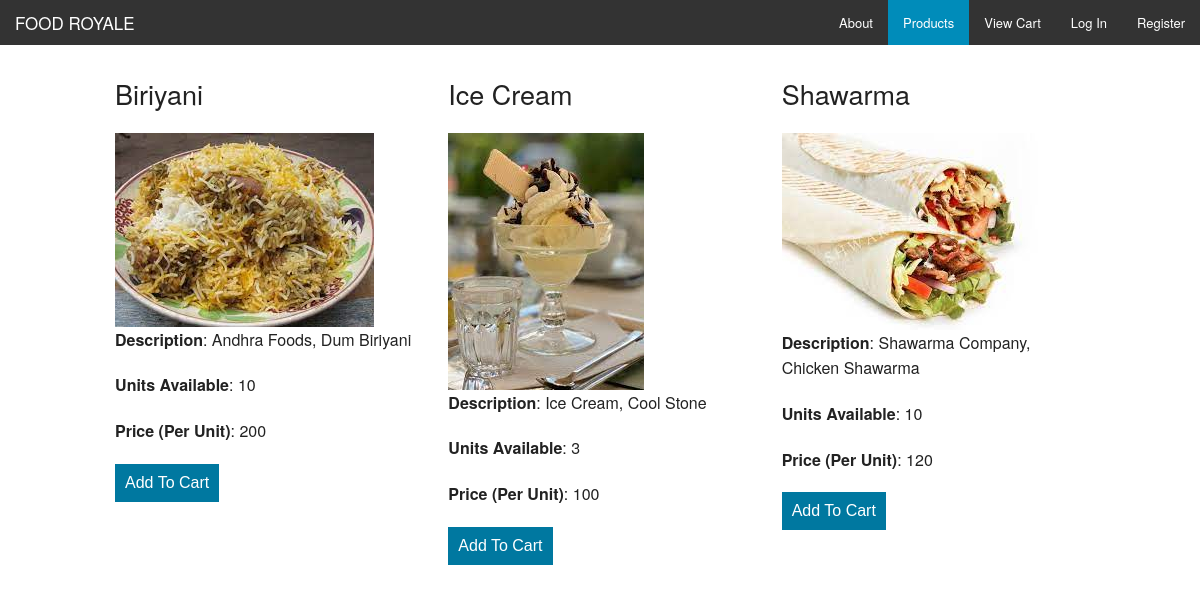
/products.php, run on the app's committed database.
### tables this page shows
CREATE TABLE `products` (
  `id` int(11) NOT NULL,
  `product_code` varchar(60) NOT NULL,
  `product_name` tinytext NOT NULL,
  `product_desc` varchar(60) NOT NULL,
  `product_img_name` varchar(60) NOT NULL,
  `qty` int(5) NOT NULL,
  `price` decimal(10,0) NOT NULL
);

### products.php (the view, shortened to what this page needs)
<?php
include 'config.php';
?>
<!doctype html>
<html class="no-js" lang="en">
  <head>
    <link rel="stylesheet" href="css/foundation.css" />
  </head>
  <body>
    <nav class="top-bar" data-topbar role="navigation">
      <ul class="title-area">
        <li class="name">
          <h1><a href="index.php">FOOD ROYALE</a></h1>
        </li>
      </ul>
      <section class="top-bar-section">
        <ul class="right">
          <li><a href="About.php">About</a></li>
          <li class='active'><a href="products.php">Products</a></li>
          <li><a href="cart.php">View Cart</a></li>
          <?php
          if(isset($_SESSION['username'])){
            echo '<li><a href="account.php">My Account</a></li>';
            echo '<li><a href="logout.php">Log Out</a></li>';
          }
          else{
            echo '<li><a href="login.php">Log In</a></li>';
            echo '<li><a href="register.php">Register</a></li>';
          }
          ?>
        </ul>
      </section>
    </nav>
    <div class="row" style="margin-top:10px;">
      <div class="small-12">
        <?php
          $result = $mysqli->query('SELECT * FROM products');
          if($result){
            while($obj = $result->fetch_object()) {
              echo '<div class="large-4 columns">';
              echo '<p><h3>'.$obj->product_name.'</h3></p>';
              echo '<img src="images/products/'.$obj->product_img_name.'"/>';
              echo '<p><strong>Description</strong>: '.$obj->product_desc.'</p>';
              echo '<p><strong>Units Available</strong>: '.$obj->qty.'</p>';
              echo '<p><strong>Price (Per Unit)</strong>: '.$obj->price.'</p>';
              if($obj->qty > 0){
                echo '<p><a href="update-cart.php?action=add&id='.$obj->id.'"><input type="submit" value="Add To Cart" style="clear:both; background: #0078A0; border: none; color: #fff; font-size: 1em; padding: 10px;" /></a></p>';
              }
              else {
                echo 'Out Of Stock!';
              }
              echo '</div>';
            }
          }
          echo '</div>';
          echo '</div>';
          ?>
  </body>
</html>

### data on the page
products: product_name "Biriyani", product_img_name (picture), product_desc "Andhra Foods, Dum Biriyani", qty "10", price "200"
products: product_name "Ice Cream", product_img_name (picture), product_desc "Ice Cream, Cool Stone", qty "3", price "100"
products: product_name "Shawarma", product_img_name (picture), product_desc "Shawarma Company, Chicken Shawarma", qty "10", price "120"
